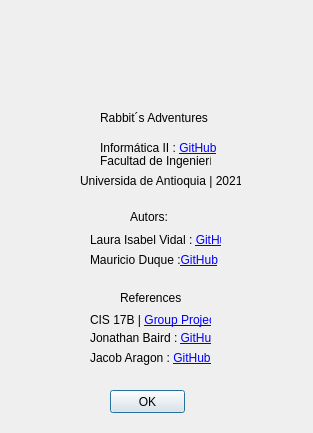
<?xml version="1.0" encoding="UTF-8"?>
<ui version="4.0">
 <class>about</class>
 <widget class="QDialog" name="about">
  <property name="geometry">
   <rect>
    <x>0</x>
    <y>0</y>
    <width>313</width>
    <height>433</height>
   </rect>
  </property>
  <property name="windowTitle">
   <string>about</string>
  </property>
  <widget class="QLabel" name="label">
   <property name="geometry">
    <rect>
     <x>30</x>
     <y>0</y>
     <width>241</width>
     <height>141</height>
    </rect>
   </property>
   <property name="styleSheet">
    <string notr="true">image: url(:/ass.png);</string>
   </property>
   <property name="text">
    <string/>
   </property>
  </widget>
  <widget class="QLabel" name="label_2">
   <property name="geometry">
    <rect>
     <x>100</x>
     <y>110</y>
     <width>121</width>
     <height>16</height>
    </rect>
   </property>
   <property name="text">
    <string>Rabbit´s Adventures</string>
   </property>
  </widget>
  <widget class="QLabel" name="label_3">
   <property name="geometry">
    <rect>
     <x>100</x>
     <y>150</y>
     <width>111</width>
     <height>21</height>
    </rect>
   </property>
   <property name="text">
    <string>Facultad de Ingeniería </string>
   </property>
  </widget>
  <widget class="QLabel" name="label_4">
   <property name="geometry">
    <rect>
     <x>80</x>
     <y>170</y>
     <width>161</width>
     <height>21</height>
    </rect>
   </property>
   <property name="text">
    <string>Universida de Antioquia | 2021</string>
   </property>
  </widget>
  <widget class="QLabel" name="label_5">
   <property name="geometry">
    <rect>
     <x>130</x>
     <y>210</y>
     <width>47</width>
     <height>13</height>
    </rect>
   </property>
   <property name="text">
    <string>Autors:</string>
   </property>
  </widget>
  <widget class="QLabel" name="label_6">
   <property name="geometry">
    <rect>
     <x>90</x>
     <y>230</y>
     <width>131</width>
     <height>21</height>
    </rect>
   </property>
   <property name="text">
    <string>&lt;html&gt;&lt;head/&gt;&lt;body&gt;&lt;p&gt;Laura Isabel Vidal : &lt;a href=&quot;https://github.com/Laurav2103&quot;&gt;&lt;span style=&quot; text-decoration: underline; color:#0000ff;&quot;&gt;GitHub&lt;/span&gt;&lt;/a&gt;&lt;/p&gt;&lt;/body&gt;&lt;/html&gt;</string>
   </property>
   <property name="openExternalLinks">
    <bool>true</bool>
   </property>
  </widget>
  <widget class="QLabel" name="label_7">
   <property name="geometry">
    <rect>
     <x>90</x>
     <y>250</y>
     <width>131</width>
     <height>20</height>
    </rect>
   </property>
   <property name="text">
    <string>&lt;html&gt;&lt;head/&gt;&lt;body&gt;&lt;p&gt;Mauricio Duque :&lt;a href=&quot;https://github.com/Mauricioduque&quot;&gt;&lt;span style=&quot; text-decoration: underline; color:#0000ff;&quot;&gt;GitHub&lt;/span&gt;&lt;/a&gt;&lt;/p&gt;&lt;/body&gt;&lt;/html&gt;</string>
   </property>
   <property name="openExternalLinks">
    <bool>true</bool>
   </property>
  </widget>
  <widget class="QLabel" name="label_8">
   <property name="geometry">
    <rect>
     <x>100</x>
     <y>140</y>
     <width>221</width>
     <height>16</height>
    </rect>
   </property>
   <property name="text">
    <string>&lt;html&gt;&lt;head/&gt;&lt;body&gt;&lt;p&gt;Informática II : &lt;a href=&quot;https://github.com/Mauricioduque/Proyecto_final.git&quot;&gt;&lt;span style=&quot; text-decoration: underline; color:#0000ff;&quot;&gt;GitHub&lt;/span&gt;&lt;/a&gt;&lt;/p&gt;&lt;/body&gt;&lt;/html&gt;</string>
   </property>
   <property name="openExternalLinks">
    <bool>true</bool>
   </property>
  </widget>
  <widget class="QLabel" name="label_9">
   <property name="geometry">
    <rect>
     <x>120</x>
     <y>290</y>
     <width>61</width>
     <height>16</height>
    </rect>
   </property>
   <property name="text">
    <string>References:</string>
   </property>
  </widget>
  <widget class="QPushButton" name="ok">
   <property name="geometry">
    <rect>
     <x>110</x>
     <y>390</y>
     <width>75</width>
     <height>23</height>
    </rect>
   </property>
   <property name="text">
    <string>OK</string>
   </property>
  </widget>
  <widget class="QLabel" name="label_10">
   <property name="geometry">
    <rect>
     <x>90</x>
     <y>310</y>
     <width>121</width>
     <height>21</height>
    </rect>
   </property>
   <property name="text">
    <string>CIS 17B | &lt;a href = &quot;https://github.com/zzDeagle545zz/CSC-17B_Mario&quot;&gt; Group Project &lt;/a&gt;</string>
   </property>
   <property name="openExternalLinks">
    <bool>true</bool>
   </property>
  </widget>
  <widget class="QLabel" name="label_12">
   <property name="geometry">
    <rect>
     <x>90</x>
     <y>330</y>
     <width>121</width>
     <height>16</height>
    </rect>
   </property>
   <property name="text">
    <string>Jonathan Baird  : &lt;a href = &quot;https://github.com/equati0n&quot;&gt; GitHub &lt;/a&gt;</string>
   </property>
   <property name="openExternalLinks">
    <bool>true</bool>
   </property>
  </widget>
  <widget class="QLabel" name="label_13">
   <property name="geometry">
    <rect>
     <x>90</x>
     <y>350</y>
     <width>121</width>
     <height>16</height>
    </rect>
   </property>
   <property name="text">
    <string>Jacob Aragon  : &lt;a href = &quot;https://github.com/Ka0t1k&quot;&gt; GitHub &lt;/a&gt; </string>
   </property>
   <property name="openExternalLinks">
    <bool>true</bool>
   </property>
  </widget>
 </widget>
 <resources/>
 <connections/>
</ui>
